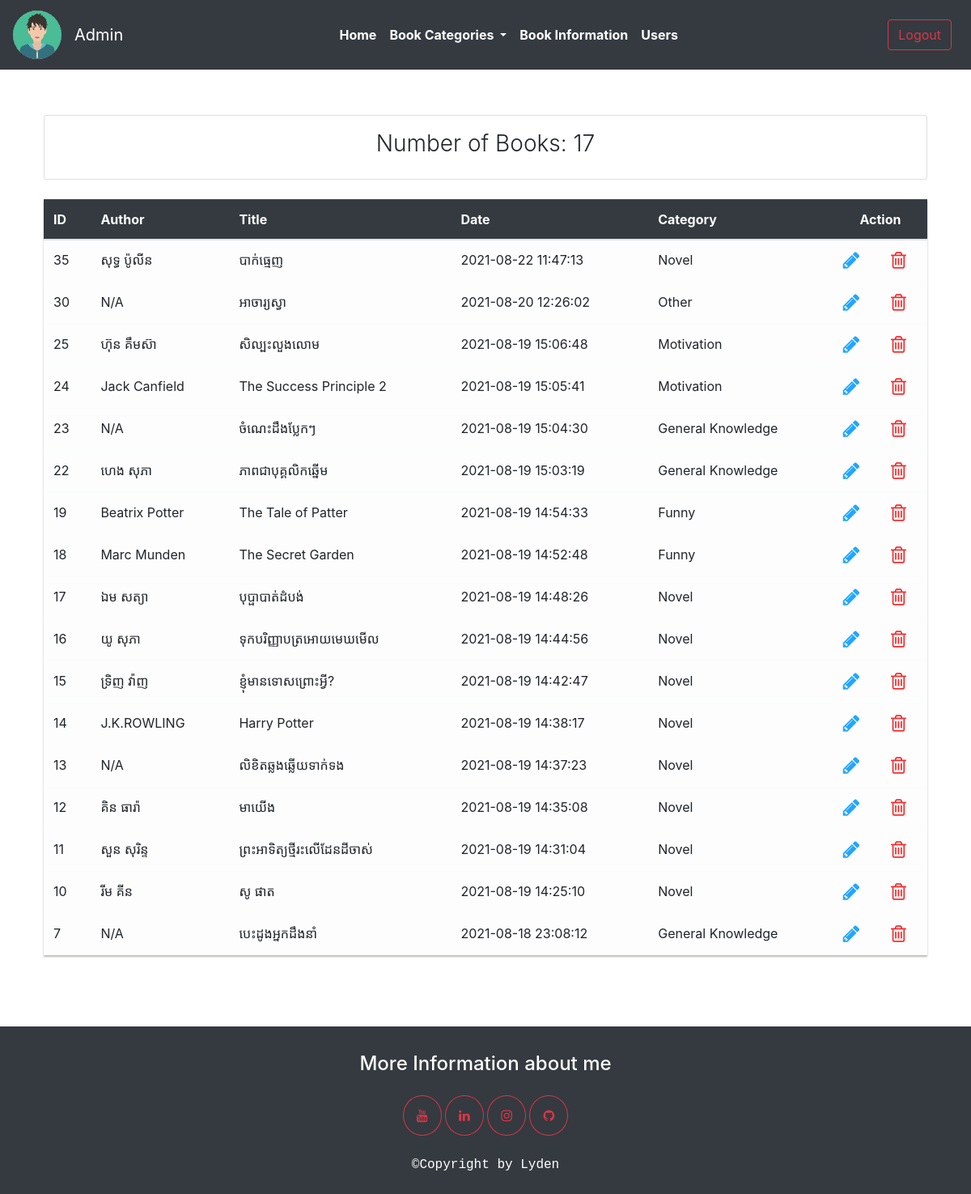
Page /?page=bookinfo (signed in) on the committed database.
### tables this page shows
CREATE TABLE `users` (
  `user_id` int(11) NOT NULL,
  `username` varchar(40) NOT NULL,
  `profile` varchar(200) NOT NULL,
  `email` varchar(100) NOT NULL,
  `password` varchar(500) NOT NULL,
  `role` varchar(40) NOT NULL
);

CREATE TABLE `books` (
  `book_id` int(11) NOT NULL,
  `title` varchar(100) NOT NULL,
  `description` varchar(500) NOT NULL,
  `date` datetime NOT NULL DEFAULT current_timestamp(),
  `book_img` varchar(500) NOT NULL,
  `book_pdf` varchar(500) NOT NULL,
  `book_author` varchar(40) NOT NULL,
  `category_id` int(11) NOT NULL,
  `user_id` int(11) NOT NULL
);

CREATE TABLE `categories` (
  `category_id` int(11) NOT NULL,
  `categoryName` varchar(20) NOT NULL
);

### database/database.php (called while the page is built, shortened)
<?php
function database()
{
    return new mysqli('localhost', 'root', '', 'digital_library');
}
function getAllBook()
{
    return database()->query("SELECT * FROM books INNER JOIN categories ON books.category_id = categories.category_id INNER JOIN users USING(user_id) ORDER BY books.book_id DESC");
}
function countAllBook()
{
    return database()->query("SELECT COUNT(book_id) FROM books");
}
function selectAllUser()
{
    return database()->query("SELECT * FROM users ORDER BY user_id ASC");
}

### pages/bookinfo.php (the view, shortened to what this page needs)
<?php
require_once("database/database.php");
$books = getAllBook();
$number = countAllBook();
?>
<div class="container rounded p-4 mb-2 mt-2">
    <div class="card mt-4 mb-4" style="background: #fff; height: 10vh; text-align:center; display:flex; justify-content:center">
        <?php foreach ($number as $num) : ?>
            <div class="text-center">
                <h3 class="font-weight-light">Number of Books: <?= $num['COUNT(book_id)'] ?></h3>
            </div>
        <?php endforeach; ?>
    </div>
    <table class="table mt-4" style="box-shadow: 0px 2px 2px #babab8">
        <thead class="table-dark">
            <tr>
                <th scope="col">ID</th>
                <th scope="col">Author</th>
                <th scope="col">Title</th>
                <th scope="col">Date</th>
                <th scope="col">Category</th>
                <?php if ($_SESSION['username'] == "Admin" or $_SESSION['username'] == "admin") : ?>
                    <th scope="col" colspan="2" class="text-center">Action</th>
                <?php endif; ?>
            </tr>
        </thead>
        <tbody class="table-light">
            <?php foreach ($books as $book) : ?>
                <tr>
                    <td><?= $book['book_id'] ?></td>
                    <td><?= $book['book_author'] ?></td>
                    <td><?= $book['title'] ?></td>
                    <td><?= $book['date'] ?></td>
                    <td><?= $book['categoryName'] ?></td>
                    <?php if ($_SESSION['username'] == "Admin" or $_SESSION['username'] == "admin") : ?>
                        <td>
                            <a href="editbook_html.php?id=<?= $book['book_id'] ?>"><i style="font-size:24px; color: #21a6ff" class="fa ">&#xf040;</i></a>
                        </td>
                        <td>
                            <a href="deletebook.php?id=<?= $book['book_id'] ?>"><i style="font-size:24px; color: #f72a2a" class="fa">&#xf014;</i></a>
                        </td>
                    <?php endif; ?>
                </tr>
            <?php endforeach; ?>
        </tbody>
    </table>
</div>

### partial/navbar.php (shortened to what this page needs)
<?php
require_once('database/database.php');
$allUser = selectAllUser();
foreach ($allUser as $user) :
?>
  <?php if ($user['username'] === $_SESSION['username']) : ?>
    <nav class="navbar navbar-expand-lg navbar-dark bg-dark position-sticky sticky-top text-white text-center">
      <a class="navbar-brand" href="#">
        <img src="images/user/<?= $user['profile'] ?>" width="60" height="60" class="d-inline-block align-top rounded rounded-circle" alt="">
      </a>
      <small class="navbar-brand text-white"><?= $user['username'] ?></small>
      <div class="collapse navbar-collapse" id="navbarTogglerDemo02">
        <ul class="navbar-nav m-auto mt-2 mt-lg-0">
          <li class="nav-item active">
            <a class="nav-link font-weight-bold text-white" href="?page=home">Home <span class="sr-only">(current)</span></a>
          </li>
          <li class="nav-item active">
            <div class="dropdown show">
              <a class="nav-link font-weight-bold text-white dropdown-toggle" href="#" role="button" id="dropdownMenuLink" data-toggle="dropdown" aria-haspopup="true" aria-expanded="false">
                Book Categories
              </a>
            </div>
          </li>
          <?php if ($user['role'] == "Admin") : ?>
            <li class="nav-item active">
              <a class="nav-link font-weight-bold text-white" href="?page=bookinfo">Book Information</a>
            </li>
            <li class="nav-item active">
              <a class="nav-link font-weight-bold text-white" href="?page=user">Users</a>
            </li>
          <?php else : ?>
            <li class="nav-item active">
              <a class="nav-link font-weight-bold text-white" href="?page=contact">Contact us</a>
            </li>
          <?php endif; ?>
        </ul>
        <form class="form-inline my-2 my-lg-0">
          <a href="http://localhost/Digital_Library/" class="btn border border-danger text-danger my-2 my-sm-0 m-2" type="submit">Logout</a>
        </form>
      </div>
    </nav>
<?php
  endif;
endforeach;
?>

### rows in the picture
users: profile (picture), username "Admin", role "Book Information"
books: book_id "35", book_author "សុទ្ធ ប៉ូលីន", title "បាក់ធ្មេញ", date "2021-08-22 11:47:13", category.categoryName "Novel"
books: book_id "30", book_author "N/A", title "អាចារ្យស្វា", date "2021-08-20 12:26:02", category.categoryName "Other"
books: book_id "25", book_author "ហ៊ុន គឹមស៊ា", title "សិល្បះលួងលោម", date "2021-08-19 15:06:48", category.categoryName "Motivation"
books: book_id "24", book_author "Jack Canfield", title "The Success Principle 2", date "2021-08-19 15:05:41", category.categoryName "Motivation"
books: book_id "23", book_author "N/A", title "ចំណេះដឹងប្លែកៗ", date "2021-08-19 15:04:30", category.categoryName "General Knowledge"
books: book_id "22", book_author "ហេង សុភា", title "ភាពជាបុគ្គលិកឆ្នើម", date "2021-08-19 15:03:19", category.categoryName "General Knowledge"
books: book_id "19", book_author "Beatrix Potter", title "The Tale of Patter", date "2021-08-19 14:54:33", category.categoryName "Funny"
books: book_id "18", book_author "Marc Munden", title "The Secret Garden", date "2021-08-19 14:52:48", category.categoryName "Funny"
books: book_id "17", book_author "ឯម សត្យា", title "បុប្ផាបាត់ដំបង់", date "2021-08-19 14:48:26", category.categoryName "Novel"
books: book_id "16", book_author "យូ សុភា", title "ទុកបរិញ្ញាបត្រអោយមេឃមើល", date "2021-08-19 14:44:56", category.categoryName "Novel"
books: book_id "15", book_author "ទ្រិញ វ៉ាញ", title "ខ្ញុំមានទោសព្រោះអ្វី?", date "2021-08-19 14:42:47", category.categoryName "Novel"
books: book_id "14", book_author "J.K.ROWLING", title "Harry Potter", date "2021-08-19 14:38:17", category.categoryName "Novel"
books: book_id "13", book_author "N/A", title "លិខិតឆ្លងឆ្លើយទាក់ទង", date "2021-08-19 14:37:23", category.categoryName "Novel"
books: book_id "12", book_author "គិន ធារ៉ា", title "មាយើង", date "2021-08-19 14:35:08", category.categoryName "Novel"
books: book_id "11", book_author "សួន សុរិន្ទ", title "ព្រះអាទិត្យថ្មីរះលើដែនដីចាស់", date "2021-08-19 14:31:04", category.categoryName "Novel"
books: book_id "10", book_author "រីម គីន", title "សូ ផាត", date "2021-08-19 14:25:10", category.categoryName "Novel"
books: book_id "7", book_author "N/A", title "បេះដូងអ្នកដឹងនាំ", date "2021-08-18 23:08:12", category.categoryName "General Knowledge"

### other values in the picture
$num['COUNT(book_id)'] "17"
